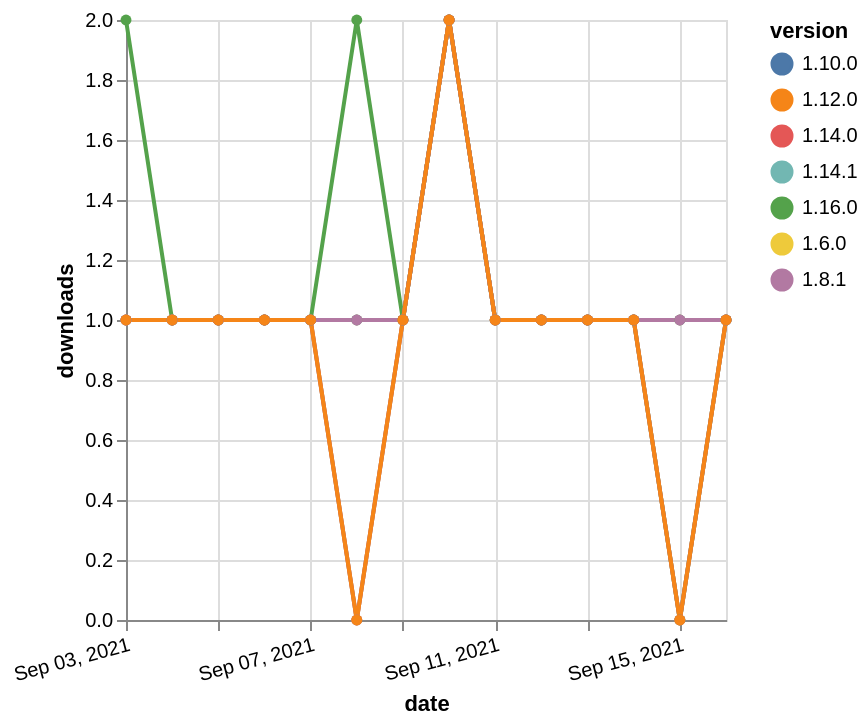

The Vega-Lite source for this figure:
### Vega-Lite specification from a JSON file in a GitHub repository (floating-point values rounded to 4 significant figures)
{"$schema": "https://vega.github.io/schema/vega-lite/v5.json", "description": "A simple bar chart with embedded data.", "data": {"values": [{"date": "2021-09-03", "total": 248, "delta": 1, "version": "1.6.0"}, {"date": "2021-09-04", "total": 249, "delta": 1, "version": "1.6.0"}, {"date": "2021-09-05", "total": 250, "delta": 1, "version": "1.6.0"}, {"date": "2021-09-06", "total": 251, "delta": 1, "version": "1.6.0"}, {"date": "2021-09-07", "total": 252, "delta": 1, "version": "1.6.0"}, {"date": "2021-09-08", "total": 253, "delta": 1, "version": "1.6.0"}, {"date": "2021-09-09", "total": 254, "delta": 1, "version": "1.6.0"}, {"date": "2021-09-10", "total": 256, "delta": 2, "version": "1.6.0"}, {"date": "2021-09-11", "total": 257, "delta": 1, "version": "1.6.0"}, {"date": "2021-09-12", "total": 258, "delta": 1, "version": "1.6.0"}, {"date": "2021-09-13", "total": 259, "delta": 1, "version": "1.6.0"}, {"date": "2021-09-14", "total": 260, "delta": 1, "version": "1.6.0"}, {"date": "2021-09-15", "total": 261, "delta": 1, "version": "1.6.0"}, {"date": "2021-09-16", "total": 262, "delta": 1, "version": "1.6.0"}, {"date": "2021-09-03", "total": 179, "delta": 1, "version": "1.10.0"}, {"date": "2021-09-04", "total": 180, "delta": 1, "version": "1.10.0"}, {"date": "2021-09-05", "total": 181, "delta": 1, "version": "1.10.0"}, {"date": "2021-09-06", "total": 182, "delta": 1, "version": "1.10.0"}, {"date": "2021-09-07", "total": 183, "delta": 1, "version": "1.10.0"}, {"date": "2021-09-08", "total": 184, "delta": 1, "version": "1.10.0"}, {"date": "2021-09-09", "total": 185, "delta": 1, "version": "1.10.0"}, {"date": "2021-09-10", "total": 187, "delta": 2, "version": "1.10.0"}, {"date": "2021-09-11", "total": 188, "delta": 1, "version": "1.10.0"}, {"date": "2021-09-12", "total": 189, "delta": 1, "version": "1.10.0"}, {"date": "2021-09-13", "total": 190, "delta": 1, "version": "1.10.0"}, {"date": "2021-09-14", "total": 191, "delta": 1, "version": "1.10.0"}, {"date": "2021-09-15", "total": 192, "delta": 1, "version": "1.10.0"}, {"date": "2021-09-16", "total": 193, "delta": 1, "version": "1.10.0"}, {"date": "2021-09-03", "total": 124, "delta": 2, "version": "1.16.0"}, {"date": "2021-09-04", "total": 125, "delta": 1, "version": "1.16.0"}, {"date": "2021-09-05", "total": 126, "delta": 1, "version": "1.16.0"}, {"date": "2021-09-06", "total": 127, "delta": 1, "version": "1.16.0"}, {"date": "2021-09-07", "total": 128, "delta": 1, "version": "1.16.0"}, {"date": "2021-09-08", "total": 130, "delta": 2, "version": "1.16.0"}, {"date": "2021-09-09", "total": 131, "delta": 1, "version": "1.16.0"}, {"date": "2021-09-10", "total": 133, "delta": 2, "version": "1.16.0"}, {"date": "2021-09-11", "total": 134, "delta": 1, "version": "1.16.0"}, {"date": "2021-09-12", "total": 135, "delta": 1, "version": "1.16.0"}, {"date": "2021-09-13", "total": 136, "delta": 1, "version": "1.16.0"}, {"date": "2021-09-14", "total": 137, "delta": 1, "version": "1.16.0"}, {"date": "2021-09-15", "total": 137, "delta": 0, "version": "1.16.0"}, {"date": "2021-09-16", "total": 138, "delta": 1, "version": "1.16.0"}, {"date": "2021-09-03", "total": 198, "delta": 1, "version": "1.8.1"}, {"date": "2021-09-04", "total": 199, "delta": 1, "version": "1.8.1"}, {"date": "2021-09-05", "total": 200, "delta": 1, "version": "1.8.1"}, {"date": "2021-09-06", "total": 201, "delta": 1, "version": "1.8.1"}, {"date": "2021-09-07", "total": 202, "delta": 1, "version": "1.8.1"}, {"date": "2021-09-08", "total": 203, "delta": 1, "version": "1.8.1"}, {"date": "2021-09-09", "total": 204, "delta": 1, "version": "1.8.1"}, {"date": "2021-09-10", "total": 206, "delta": 2, "version": "1.8.1"}, {"date": "2021-09-11", "total": 207, "delta": 1, "version": "1.8.1"}, {"date": "2021-09-12", "total": 208, "delta": 1, "version": "1.8.1"}, {"date": "2021-09-13", "total": 209, "delta": 1, "version": "1.8.1"}, {"date": "2021-09-14", "total": 210, "delta": 1, "version": "1.8.1"}, {"date": "2021-09-15", "total": 211, "delta": 1, "version": "1.8.1"}, {"date": "2021-09-16", "total": 212, "delta": 1, "version": "1.8.1"}, {"date": "2021-09-03", "total": 128, "delta": 1, "version": "1.14.1"}, {"date": "2021-09-04", "total": 129, "delta": 1, "version": "1.14.1"}, {"date": "2021-09-05", "total": 130, "delta": 1, "version": "1.14.1"}, {"date": "2021-09-06", "total": 131, "delta": 1, "version": "1.14.1"}, {"date": "2021-09-07", "total": 132, "delta": 1, "version": "1.14.1"}, {"date": "2021-09-08", "total": 132, "delta": 0, "version": "1.14.1"}, {"date": "2021-09-09", "total": 133, "delta": 1, "version": "1.14.1"}, {"date": "2021-09-10", "total": 135, "delta": 2, "version": "1.14.1"}, {"date": "2021-09-11", "total": 136, "delta": 1, "version": "1.14.1"}, {"date": "2021-09-12", "total": 137, "delta": 1, "version": "1.14.1"}, {"date": "2021-09-13", "total": 138, "delta": 1, "version": "1.14.1"}, {"date": "2021-09-14", "total": 139, "delta": 1, "version": "1.14.1"}, {"date": "2021-09-15", "total": 139, "delta": 0, "version": "1.14.1"}, {"date": "2021-09-16", "total": 140, "delta": 1, "version": "1.14.1"}, {"date": "2021-09-03", "total": 147, "delta": 1, "version": "1.14.0"}, {"date": "2021-09-04", "total": 148, "delta": 1, "version": "1.14.0"}, {"date": "2021-09-05", "total": 149, "delta": 1, "version": "1.14.0"}, {"date": "2021-09-06", "total": 150, "delta": 1, "version": "1.14.0"}, {"date": "2021-09-07", "total": 151, "delta": 1, "version": "1.14.0"}, {"date": "2021-09-08", "total": 151, "delta": 0, "version": "1.14.0"}, {"date": "2021-09-09", "total": 152, "delta": 1, "version": "1.14.0"}, {"date": "2021-09-10", "total": 154, "delta": 2, "version": "1.14.0"}, {"date": "2021-09-11", "total": 155, "delta": 1, "version": "1.14.0"}, {"date": "2021-09-12", "total": 156, "delta": 1, "version": "1.14.0"}, {"date": "2021-09-13", "total": 157, "delta": 1, "version": "1.14.0"}, {"date": "2021-09-14", "total": 158, "delta": 1, "version": "1.14.0"}, {"date": "2021-09-15", "total": 158, "delta": 0, "version": "1.14.0"}, {"date": "2021-09-16", "total": 159, "delta": 1, "version": "1.14.0"}, {"date": "2021-09-03", "total": 163, "delta": 1, "version": "1.12.0"}, {"date": "2021-09-04", "total": 164, "delta": 1, "version": "1.12.0"}, {"date": "2021-09-05", "total": 165, "delta": 1, "version": "1.12.0"}, {"date": "2021-09-06", "total": 166, "delta": 1, "version": "1.12.0"}, {"date": "2021-09-07", "total": 167, "delta": 1, "version": "1.12.0"}, {"date": "2021-09-08", "total": 167, "delta": 0, "version": "1.12.0"}, {"date": "2021-09-09", "total": 168, "delta": 1, "version": "1.12.0"}, {"date": "2021-09-10", "total": 170, "delta": 2, "version": "1.12.0"}, {"date": "2021-09-11", "total": 171, "delta": 1, "version": "1.12.0"}, {"date": "2021-09-12", "total": 172, "delta": 1, "version": "1.12.0"}, {"date": "2021-09-13", "total": 173, "delta": 1, "version": "1.12.0"}, {"date": "2021-09-14", "total": 174, "delta": 1, "version": "1.12.0"}, {"date": "2021-09-15", "total": 174, "delta": 0, "version": "1.12.0"}, {"date": "2021-09-16", "total": 175, "delta": 1, "version": "1.12.0"}]}, "width": "container", "mark": {"type": "line", "point": {"filled": true}}, "encoding": {"x": {"field": "date", "type": "temporal", "timeUnit": "yearmonthdate", "title": "date", "axis": {"labelAngle": -15}}, "y": {"field": "delta", "type": "quantitative", "title": "downloads"}, "color": {"field": "version", "type": "nominal"}, "tooltip": {"field": "delta"}}}
